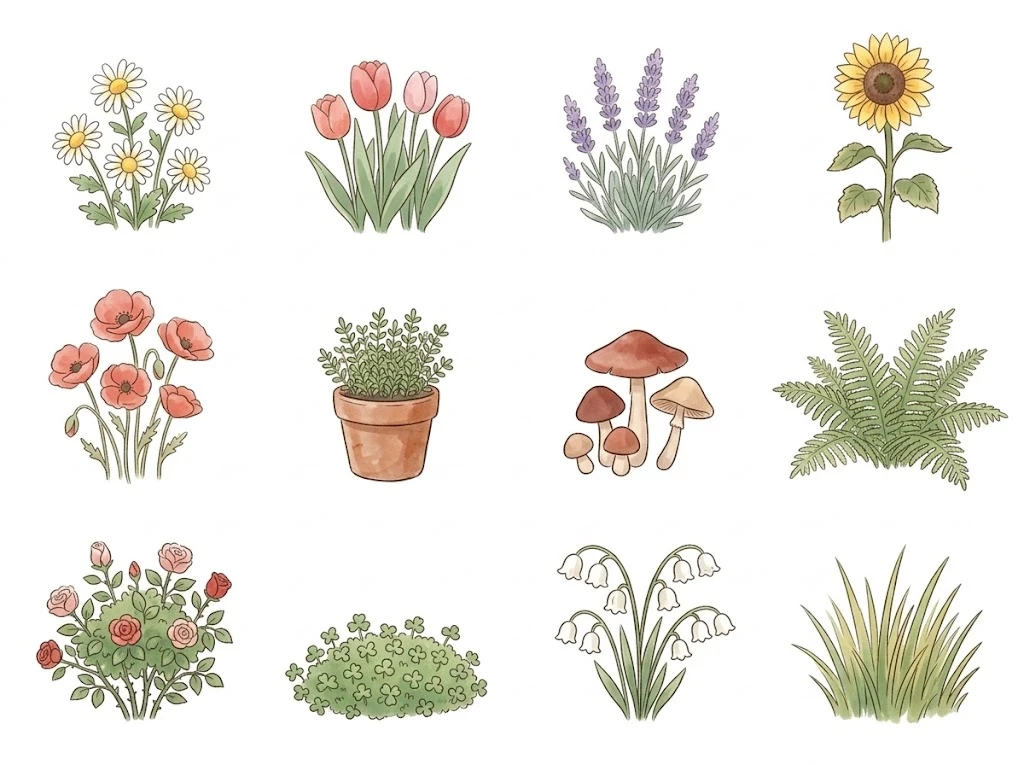
#> input picture assets/giardino/fiori_original.png, 1024 x 765 px, found by its file name
$ python cutout_giardino.py
#> lines starting #> are read from the running program, lines starting #| are printed output that depends on the picture; after the words box and inside, x2 and y2 are one past the last pixel; in counts of white or black regions, pixels touching at a corner belong together
#!/usr/bin/env python3
"""Ritaglia gli oggetti del giardino: assets/giardino/<foglio>_original.png -> assets/giardino/<id>.png

Ogni foglio ha i suoi oggetti in una griglia (di solito 4 colonne per 3 righe), in ordine di lettura, ognuno nella sua cella:
  fiori_original.png       su fondo bianco
  compagni_original.png    su fondo magenta (#FF00FF): le case e le cose per i compagni
  arredi_original.png      su fondo magenta
  luci_original.png        su fondo magenta, 2 colonne per 2 righe: del braciere, spento e acceso (le altre due celle non servono)
  luci2_original.png       su fondo magenta, 3 colonne per 2 righe: dell'alberello di lucine e della lanterna sul ceppo (le altre celle non servono)
  luci3_original.png       su fondo magenta, 2 colonne per 2 righe: le luci degli animali (barattolo di lucciole, lanterna per la voliera, lampada da fienile, candela nel cesto)
  riccio_original.png      su fondo magenta, 4 colonne per 2 righe: le sette cose del Riccio (l'ottava cella è vuota)
  tartaruga_original.png   su fondo magenta: le sette cose della Tartaruga, quattro sopra e tre sotto, non in colonna (ognuna con il suo riquadro)
Le celle senza id (None) si saltano (nei fogli dei fiori e dei compagni sono quelle di erba alta, vaso di erbe e vaso grande, tolti dal catalogo). Il braciere acceso e quello spento sono lo stesso disegno con la fiamma: si ritagliano insieme (stessa larghezza e stesso fondo),
perché in giardino si scambiano di sera senza che si muova niente.

Il fondo magenta si toglie meglio di quello bianco (non confonde i petali o le campanule bianche con lo sfondo);
sul bianco, invece, il bianco chiuso fra gli steli e le foglie è sfondo, tranne dove sta dentro un fiore bianco
(KEEP_POCKETS). I bordi si ripuliscono dal rosa che il magenta lascia sui contorni.

Il prato (prato_original.png, 1024x506) viene ingrandito 2x con una buona interpolazione -> prato.png.

Uso, dalla cartella principale:  python3 tools/cutout_giardino.py
"""
from collections import deque
import numpy as np
from PIL import Image

DIR = "assets/giardino"
# (foglio, sfondo, gli id degli oggetti in ordine di lettura (None = cella da saltare), oggetti con il bianco chiuso da tenere, colonne, righe)
SHEETS = [
    ("fiori_original.png", "white",
     ["margherite", "tulipani", "lavanda", "girasole", "papaveri", None, "funghi", "felci", "rosaio", "trifoglio",
      "mughetti", None],
     {"margherite", "mughetti"}, 4, 3),
    ("compagni_original.png", "magenta",
     ["casetta-gatto", "tiragraffi", "cesto-cuscino", "casetta-porcellino", "tunnel", "cesto-carote", "casetta-uccelli",
      "altalena-uccelli", "bagnetto", None, "annaffiatoio", "aiuola"],
     set(), 4, 3),
    ("arredi_original.png", "magenta",
     ["panchina", "altalena", "amaca", "tavolino", "picnic", "sdraio", "lampione", "bandierine", "carillon",
      "cancelletto", "arco-rose", "ponticello"],
     set(), 4, 3),
    ("luci_original.png", "magenta", [None, None, "braciere", "braciere-acceso"], set(), 2, 2),
    ("luci2_original.png", "magenta", ["alberello-lucine", None, "lanterna-ceppo", None, None, None], set(), 3, 2),
    ("luci3_original.png", "magenta", ["barattolo-lucciole", "lanterna-voliera", "lampada-fienile", "candela-cesto"], set(), 2, 2),
    ("riccio_original.png", "magenta", ["mucchio-foglie", "cassetta-mele", "tronco-cavo", "zucca-lanterna", "hotel-insetti", "carriola-ghiande", "tana-foglie", None], set(), 4, 2),
    # la riga di sotto è centrata, non sulla griglia: al posto di colonne e righe, il riquadro di ognuno (x0, y0, x1, y1, in pixel del foglio 1024×572)
    ("tartaruga_original.png", "magenta",
     [("rifugio-paglia", (0, 0, 278, 286)), ("aiuola-fragole", (278, 0, 545, 286)), ("lattuga", (545, 0, 762, 286)), ("sasso-sole", (762, 0, 1024, 286)),
      ("laghetto", (120, 286, 440, 572)), ("bandiera-traguardo", (440, 286, 630, 572)), ("lanterna-carta", (630, 286, 880, 572))],
     set(), None, None),
]
# Coppie che si scambiano senza muoversi: stessa larghezza e stesso fondo (la cima può essere diversa).
PAIRS = [("braciere", "braciere-acceso")]
# L'interno buio di un'apertura (il rifugio di paglia) disegnato in viola scuro: col fondo magenta verrebbe trasparente; si tiene, in marrone d'ombra.
DARK_POCKETS = {"rifugio-paglia"}
BG_MIN = 240            # sul bianco: sopra questo canale minimo un pixel è sfondo
MIN_SPECK = 25          # macchioline staccate più piccole di così si tolgono (sfondo bianco)
MIN_PIECE = 150         # idem sul magenta: i pezzi veri (le aste delle bandierine) sono più grandi
PAD = 3


def dilate(mask, n):
    out = mask.copy()
    for _ in range(n):
        p = np.pad(out, 1)
        out = p[1:-1, 1:-1] | p[:-2, 1:-1] | p[2:, 1:-1] | p[1:-1, :-2] | p[1:-1, 2:]
    return out


def flood(passable, seeds, diagonal=False):
    h, w = passable.shape
    seen = np.zeros((h, w), dtype=bool)
    q = deque()
    for y, x in seeds:
        if passable[y, x] and not seen[y, x]:
            seen[y, x] = True
            q.append((y, x))
    steps = ((1, 0), (-1, 0), (0, 1), (0, -1))
    if diagonal:
        steps += ((1, 1), (1, -1), (-1, 1), (-1, -1))
    while q:
        y, x = q.popleft()
        for dy, dx in steps:
            ny, nx = y + dy, x + dx
            if 0 <= ny < h and 0 <= nx < w and passable[ny, nx] and not seen[ny, nx]:
                seen[ny, nx] = True
                q.append((ny, nx))
    return seen


def keep_pieces(mask, min_size):
    """Tiene solo i pezzi connessi (anche in diagonale) di almeno `min_size` pixel."""
    keep = np.zeros_like(mask)
    seen = np.zeros_like(mask)
    for y, x in zip(*np.where(mask)):
        if seen[y, x]:
            continue
        piece = flood(mask & ~seen, [(y, x)], diagonal=True)
        seen |= piece
        if piece.sum() >= min_size:
            keep |= piece
    return keep


def border_seeds(h, w):
    return [(0, x) for x in range(w)] + [(h - 1, x) for x in range(w)] \
         + [(y, 0) for y in range(h)] + [(y, w - 1) for y in range(h)]


def white_object(rgb, keep_pockets):
    """Un oggetto su fondo bianco -> RGBA."""
    minc = rgb.min(axis=2)
    cand = minc >= BG_MIN
    h, w = cand.shape
    bg = flood(cand, border_seeds(h, w))            # il bianco raggiungibile dal bordo
    if not keep_pockets:
        # anche il bianco chiuso fra gli steli e le foglie è sfondo
        rest = cand & ~bg
        seen = np.zeros_like(rest)
        for y, x in zip(*np.where(rest)):
            if seen[y, x]:
                continue
            pocket = flood(rest & ~seen, [(y, x)])
            seen |= pocket
            if pocket.sum() >= 6:
                bg |= pocket
    bg = bg | (dilate(bg, 1) & (minc > 225))        # l'alone chiaro
    fg = keep_pieces(~bg, MIN_SPECK)
    edge = fg & dilate(~fg, 1)
    alpha = np.where(edge, np.clip((255 - minc) / 70, 0.3, 1), fg.astype(np.float32))
    a = np.maximum(alpha, 1e-3)[..., None]
    color = np.clip(np.where(edge[..., None], (rgb - 255 * (1 - a)) / a, rgb), 0, 255)
    return np.dstack([color, alpha * 255]).astype(np.uint8)


def magenta_object(rgb):
    """Un oggetto su fondo magenta -> RGBA, con i bordi ripuliti dal rosa dello sfondo."""
    r, g, b = rgb[..., 0], rgb[..., 1], rgb[..., 2]
    magenta = np.minimum(r, b) - g                  # quanto un pixel è magenta
    alpha = np.clip(1 - (magenta - 60) / (170 - 60), 0, 1)
    keep = keep_pieces(alpha > 0.5, MIN_PIECE)
    alpha = np.where(dilate(keep, 3), alpha, 0)
    out = rgb.copy()
    edge = dilate(alpha < 0.5, 5) & (alpha > 0.02)
    spill = np.maximum(0, np.minimum(out[..., 0], out[..., 2]) - out[..., 1])
    k = np.where(edge, 0.9, 0.0)
    out[..., 0] -= k * spill
    out[..., 2] -= k * spill
    return np.dstack([np.clip(out, 0, 255), alpha * 255]).astype(np.uint8)


def shade_pocket(rgb, rgba):
    """Il viola scuro chiuso dentro il disegno (non il fondo, che è più chiaro) torna opaco, in marrone d'ombra con la stessa luce."""
    r, g, b = rgb[..., 0], rgb[..., 1], rgb[..., 2]
    purple = (np.minimum(r, b) - g > 25) & (np.maximum(r, b) < 205)
    h, w = purple.shape
    outside = flood(~purple & (rgba[..., 3] < 128), border_seeds(h, w))    # il fondo vero, raggiungibile dal bordo
    pocket = dilate(purple, 2) & ~outside
    light = np.clip((r + g + b) / 3 / 110, 0.35, 1.0)[..., None]
    shade = np.array([78, 52, 28], dtype=np.float32) * light
    out = rgba.astype(np.float32)
    out[..., :3] = np.where(pocket[..., None], shade, out[..., :3])
    out[..., 3] = np.where(pocket, 255, out[..., 3])
    return out.astype(np.uint8)


def bounds(rgba):
    """(x0, x1, y0, y1) del disegno, senza margine (estremo escluso)."""
    ys, xs = np.where(rgba[..., 3] > 25)
    return xs.min(), xs.max() + 1, ys.min(), ys.max() + 1


def crop(rgba, box=None):
    x0, x1, y0, y1 = box or bounds(rgba)
    return rgba[max(y0 - PAD, 0):min(y1 + PAD, rgba.shape[0]), max(x0 - PAD, 0):min(x1 + PAD, rgba.shape[1])]


def main():
    written = 0
    cut = {}
    for name, background, ids, keep, columns, rows in SHEETS:
        sheet = np.asarray(Image.open(f"{DIR}/{name}").convert("RGB")).astype(np.float32)
        height, width, _ = sheet.shape
#> height = 765; width = 1024
        if columns is None:
            cells = [(item, sheet[y0:y1, x0:x1]) for item, (x0, y0, x1, y1) in ids]
        else:
            ch, cw = height / rows, width / columns
#> ch = 255; cw = 256
            assert len(ids) == columns * rows, f"{name}: servono {columns * rows} id"
            cells = [(item, sheet[int(n // columns * ch):int((n // columns + 1) * ch), int(n % columns * cw):int((n % columns + 1) * cw)])
                     for n, item in enumerate(ids) if item is not None]
#> cells = 10 items
        for item, cell in cells:
            cut[item] = white_object(cell, item in keep) if background == "white" else magenta_object(cell)
            if item in DARK_POCKETS:
                cut[item] = shade_pocket(cell, cut[item])
#> this loop made 10 passes
#> item on passes 1 to 10: 'margherite', 'tulipani', 'lavanda', 'girasole', 'papaveri', 'funghi', 'felci', 'rosaio', 'trifoglio', 'mughetti'
#> pass 1, in white_object, `minc = rgb.min(axis=2)`:
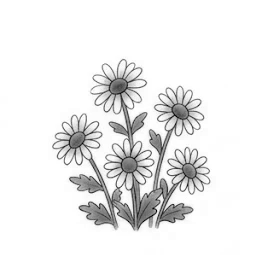
#> minc: shape (255, 256) float32; min 0, max 255, mean 235.7
#> pass 1, in white_object, `cand = minc >= BG_MIN`:
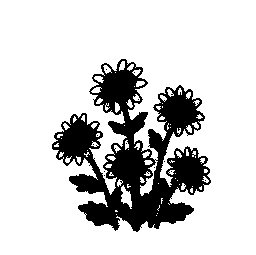
#> cand: shape (255, 256) bool; 81.1% white; 13 black regions (12 under 20 px), largest, box (x1, y1, x2, y2) and area: (52, 59, 211, 232) 12332
#> pass 1, in white_object, `bg = flood(cand, border_seeds(h, w))`:
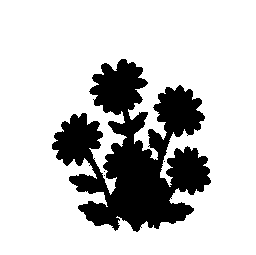
#> bg: shape (255, 256) bool; 78.3% white; 4 black regions (3 under 20 px), largest, box (x1, y1, x2, y2) and area: (52, 59, 211, 232) 14160
#> pass 1, in white_object, `bg = bg | (dilate(bg, 1) & (minc > 225))        # l'alone chiaro`:
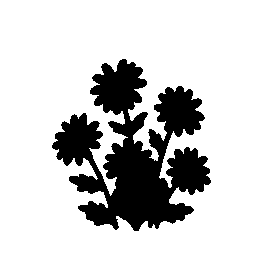
#> bg: shape (255, 256) bool; 79% white; 1 black region, box (x1, y1, x2, y2) and area: (52, 59, 211, 231) 13701
#> pass 2 of the loop in main, `for name, background, ids, keep, columns, rows in SHEETS:`:
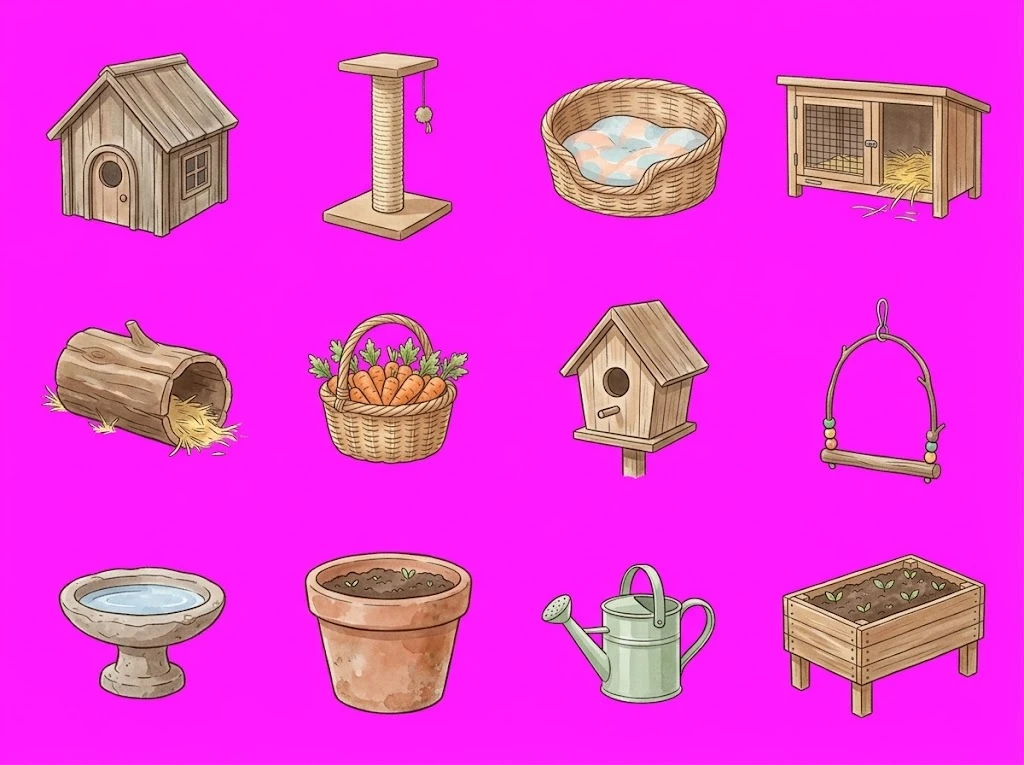
#> input picture assets/giardino/compagni_original.png, 1024 x 765 px, found by its file name
#> the loop in main, `for item, cell in cells:` made 11 passes
#> pass 1, in magenta_object, `r, g, b = rgb[..., 0], rgb[..., 1], rgb[..., 2]`:
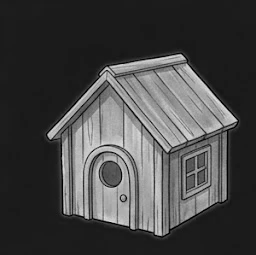
#> g: shape (255, 256) float32; min 0, max 229, mean 69.8
#> pass 1, in magenta_object, `magenta = np.minimum(r, b) - g`:
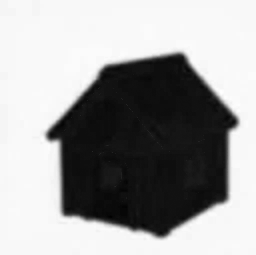
#> magenta: shape (255, 256) float32; min -40, max 234, mean 132.1; drawn with min black and max white
#> pass 3 of the loop in main, `for name, background, ids, keep, columns, rows in SHEETS:`:
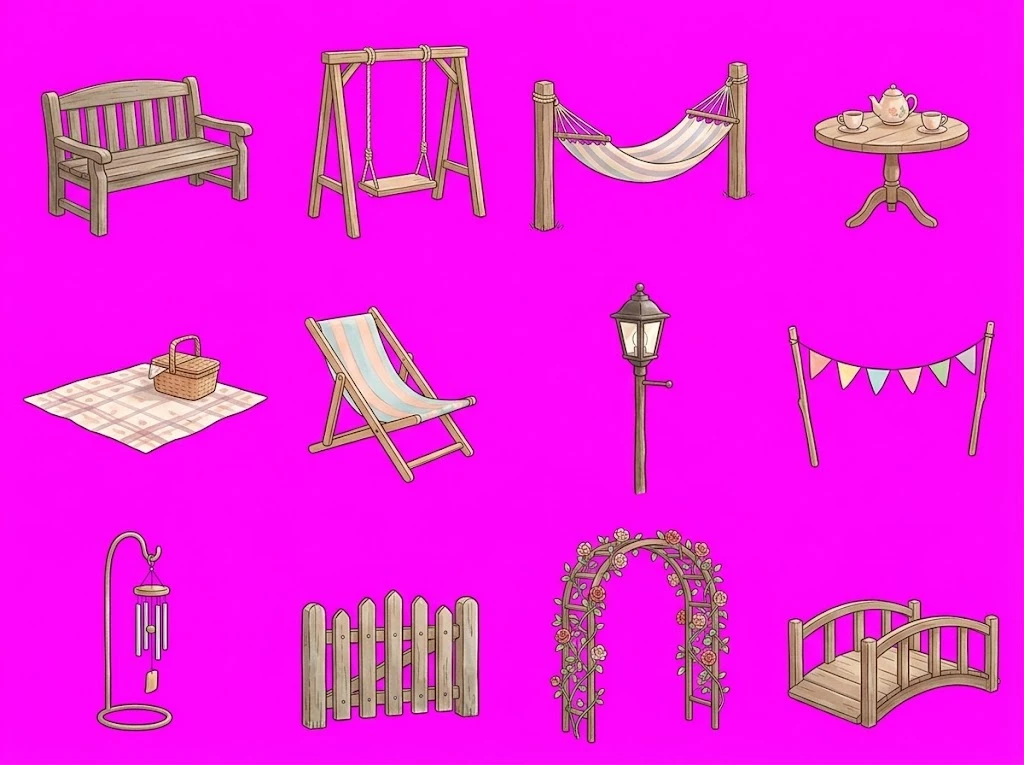
#> input picture assets/giardino/arredi_original.png, 1024 x 765 px, found by its file name
#> the loop in main, `for item, cell in cells:` made 12 passes
#> pass 1, in magenta_object (call 12), `r, g, b = rgb[..., 0], rgb[..., 1], rgb[..., 2]`:
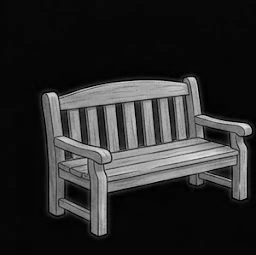
#> g: shape (255, 256) float32; min 0, max 231, mean 42.5
#> pass 1, in magenta_object (call 12), `magenta = np.minimum(r, b) - g`:
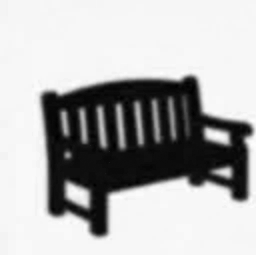
#> magenta: shape (255, 256) float32; min -33, max 255, mean 168.1; drawn with min black and max white
#> the loop made 7 passes; the first 3 are shown
    boxes = {item: bounds(rgba) for item, rgba in cut.items()}
    for first, second in PAIRS:
        # stessa larghezza (l'unione) e stesso fondo; ognuno tiene la sua cima
        x0, x1 = min(boxes[first][0], boxes[second][0]), max(boxes[first][1], boxes[second][1])
        y1 = max(boxes[first][3], boxes[second][3])
        for item in (first, second):
            boxes[item] = (x0, x1, boxes[item][2], y1)
    for item, rgba in cut.items():
        Image.fromarray(crop(rgba, boxes[item]), "RGBA").save(f"{DIR}/{item}.png", optimize=True)
        written += 1
    meadow = Image.open(f"{DIR}/prato_original.png").convert("RGB")
    meadow.resize((meadow.width * 2, meadow.height * 2), Image.LANCZOS).save(f"{DIR}/prato.png", optimize=True)
    print(f"Scritti {written} oggetti e il prato in {DIR}/")


if __name__ == "__main__":
#> (the run stopped early here; a loop or call above may not have finished)
